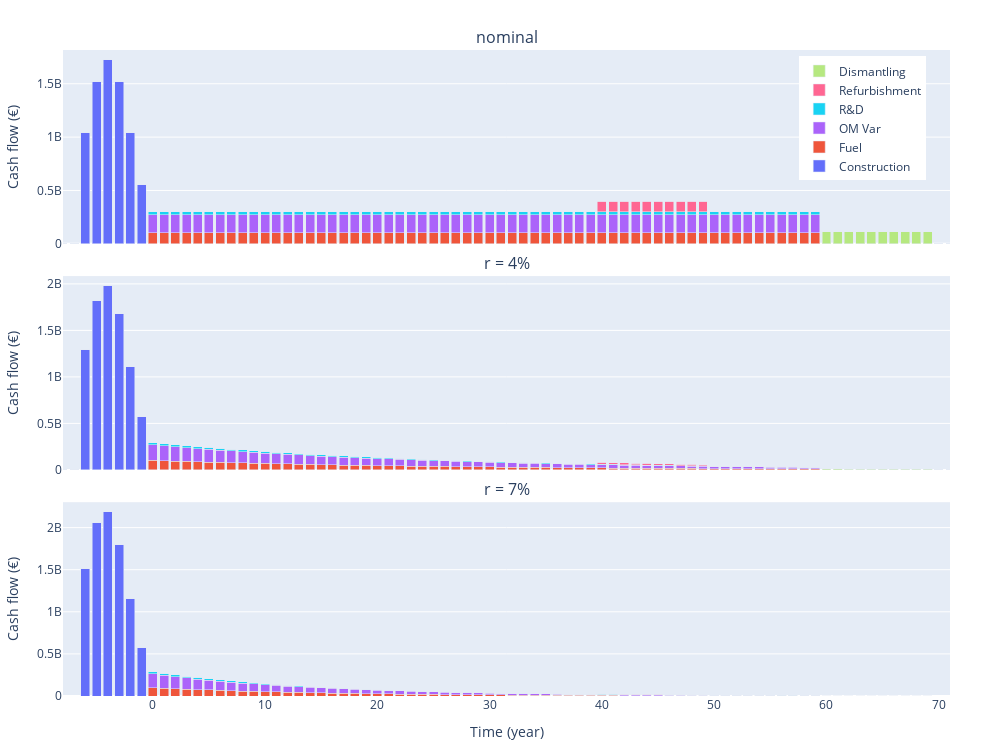

Notebook code cell kept with this figure:
### Markdown cell above
Cash Flows

### Code cell
titles = list(df)
titles.insert(0, 'nominal')

fig = make_subplots(rows=len(df)+1, cols=1,shared_xaxes=True,vertical_spacing=0.05,subplot_titles=titles)

if b_construction:
    fig.add_trace(go.Bar(name="Construction",x=df[first_key]["Année"],y=df[first_key]["Coût Construction"],marker_color='#636EFA'),row=1,col=1)
    for index, key in enumerate(df):
        fig.add_trace(go.Bar(name="Construction",x=df[key]["Année"],y=df[key]["Coût Construction A"],marker_color='#636EFA',showlegend=False),row=2+index,col=1)        

if b_production:
    if b_production_fuelcost:
        fig.add_trace(go.Bar(name="Combustible",x=df[first_key]["Année"],y=df[first_key]["Coût Combustible"],marker_color='#EF553B'),row=1,col=1)
        for index, key in enumerate(df):
            fig.add_trace(go.Bar(name="Combustible A.",x=df[key]["Année"],y=df[key]["Coût Combustible A"],marker_color='#EF553B',showlegend=False),row=2+index,col=1)
    if b_production_omfix:
        fig.add_trace(go.Bar(name="OM Fixe",x=df[first_key]["Année"],y=df[first_key]["Coût OM Fixe"],marker_color='#00CC96'),row=1,col=1)
        for index, key in enumerate(df):
            fig.add_trace(go.Bar(name="OM Fixe A.",x=df[key]["Année"],y=df[key]["Coût OM Fixe A"],marker_color='#00CC96',showlegend=False),row=2+index,col=1)
    if b_production_omvar:
        fig.add_trace(go.Bar(name="OM Variable",x=df[first_key]["Année"],y=df[first_key]["Coût OM Variable"],marker_color='#AB63FA'),row=1,col=1)
        for index, key in enumerate(df):
            fig.add_trace(go.Bar(name="OM Variable A.",x=df[key]["Année"],y=df[key]["Coût OM Variable A"],marker_color='#AB63FA',showlegend=False),row=2+index,col=1)
    if b_production_waste:
        fig.add_trace(go.Bar(name="Déchet",x=df[first_key]["Année"],y=df[first_key]["Coût Déchet"],marker_color='#FFA15A'),row=1,col=1)
        for index, key in enumerate(df):
            fig.add_trace(go.Bar(name="Déchet A.",x=df[key]["Année"],y=df[key]["Coût Déchet A"],marker_color='#FFA15A',showlegend=False),row=2+index,col=1)
    if b_production_rd:
        fig.add_trace(go.Bar(name="R&D",x=df[first_key]["Année"],y=df[first_key]["Coût R&D"],marker_color='#19D3F3'),row=1,col=1)
        for index, key in enumerate(df):
            fig.add_trace(go.Bar(name="R&D A.",x=df[key]["Année"],y=df[key]["Coût R&D A"],marker_color='#19D3F3',showlegend=False),row=2+index,col=1)

if b_refurbishment:
    fig.add_trace(go.Bar(name="Remise à Niveau",x=df[first_key]["Année"],y=df[first_key]["Coût Remise à Niveau"],marker_color='#FF6692'),row=1,col=1)
    for index, key in enumerate(df):
        fig.add_trace(go.Bar(name="Remise à Niveau A.",x=df[key]["Année"],y=df[key]["Coût Remise à Niveau A"],marker_color='#FF6692',showlegend=False),row=2+index,col=1)

if b_dismantling:
    fig.add_trace(go.Bar(name="Démantèlement",x=df[first_key]["Année"],y=df[first_key]["Coût Démantèlement"],marker_color='#B6E880'),row=1,col=1)
    for index, key in enumerate(df):
        fig.add_trace(go.Bar(name="Démantèlement A.",x=df[key]["Année"],y=df[key]["Coût Démantèlement A"],marker_color='#B6E880',showlegend=False),row=2+index,col=1)

fig.update_xaxes(title="Temps (année)",row=2+index)
fig.update_yaxes(title="Dépense annuelle (€)")
    
fig.update_layout(barmode='stack',
                  width=1000,
                  height=250*(len(df)+1),
                  margin=dict(l=50,r=50,b=30,t=50),
                  legend=dict(y=0.99,x=0.83))

fig.update_xaxes(range=[construction_start-2,dismantling_stop+2])
fig.show()
